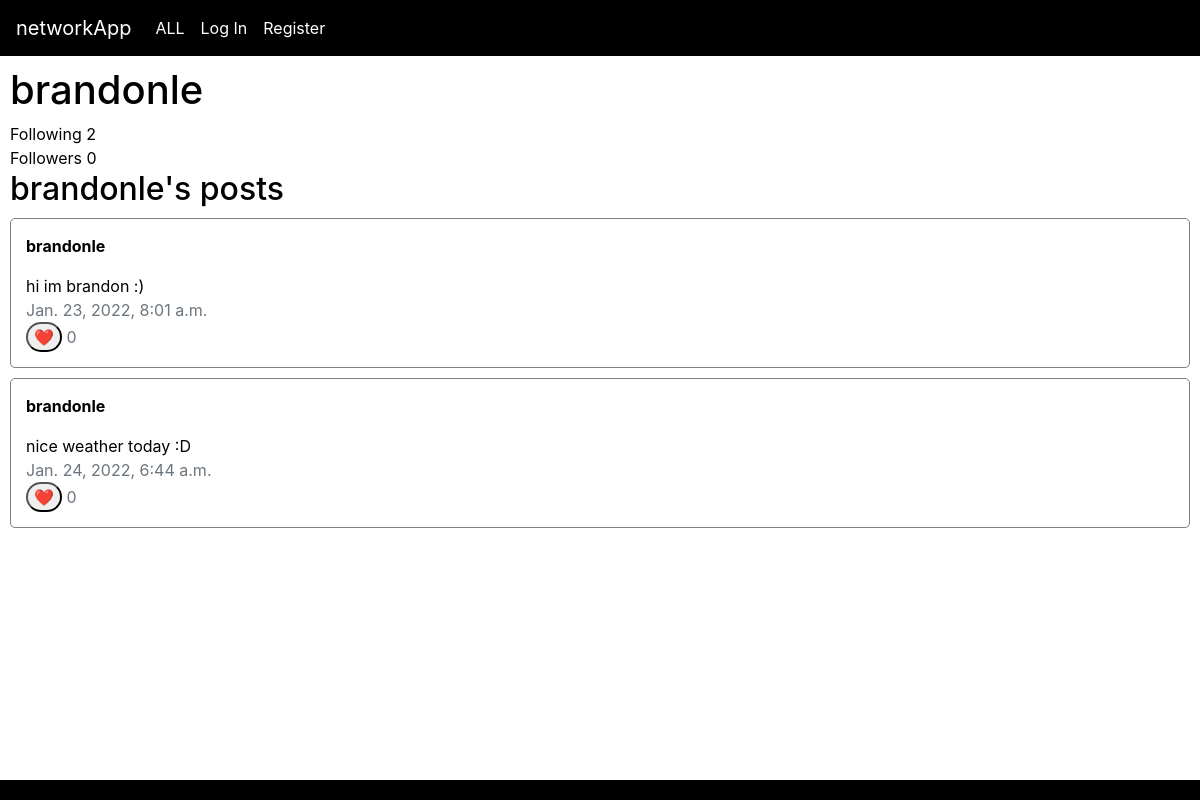
Screenshot of /profile/brandonle with the database file from the repository.
### networkApp/models.py (models this page shows)
class User(AbstractUser):
    pass

class Posts(models.Model):
    user = models.ForeignKey(User, on_delete=models.CASCADE, related_name="posts")
    time_posted = models.DateTimeField(default=timezone.now)
    content = models.CharField(max_length=300)
    likes = models.ManyToManyField(User, related_name="like", default=None, blank=True)
    like_count = models.BigIntegerField(default=0)

### networkApp/views.py (the view)
# urls.py: path("profile/<str:user>", views.profile, name="profile"),
def profile(request, user):
    profileUserID = User.objects.get(username=user).id
    userPosts = Posts.objects.filter(user_id=profileUserID)
    paginator = Paginator(userPosts, 10)
    page_number = request.GET.get('page', 1)
    try:
        page_obj = paginator.get_page(page_number)
    except EmptyPage:
        page_obj = paginator.get_page(1)
    following = UserFollowing.objects.filter(user_id=profileUserID)
    if request.user.is_authenticated == True:
        currentUserID = User.objects.get(username=request.user).id
        if User.objects.get(username=request.user).id == profileUserID:
            followButton = False
        else:
            followButton = True
            try:
                followCheck = UserFollowing.objects.get(user_id=currentUserID, following_user_id=profileUserID)
                if followCheck:
                    following = True
            except UserFollowing.DoesNotExist:
                following = False
    else:
        currentUserID = None
        followButton = False
    profUser = User.objects.get(id=profileUserID)
    followingCount = len(profUser.following.all())
    followerCount = len(profUser.followers.all())
    return render(request, "networkApp/profile.html", {
        "profUser": profUser,
        "page_obj": page_obj,
        "followButton": followButton,
        "currentUserID": currentUserID,
        "following": following,
        "followingCount": followingCount,
        "followerCount": followerCount
    })

### networkApp/templates/networkApp/profile.html (shortened to what this page needs)
{% extends "networkApp/layout.html" %}  {% block body %}
<h1 id="profileUser">{{ profUser }}</h1>
<div>
  <div>Following <span id="following-number">{{ followingCount }}</span></div>
  <div>Followers <span id="followers-number">{{ followerCount }}</span></div>
</div>
<h2>{{ profUser }}'s posts</h2>
<div class="posts-section">
  {% for post in page_obj %}
  <div id="post-{{ post.id }}" class="post">
    <p>
      <a href="{% url 'profile' post.user %}" data-url="{% url 'editPost' %}"
        ><strong>{{ post.user }}</strong></a
      >
    </p>
    <div id="content-{{ post.id }}" class="post-content">
      {{ post.content }}
    </div>
    <div class="text-muted">{{ post.time_posted }}</div>
    <div>
      <button
        id="like-{{ post.id }}"
        class="like-button"
        value="{{ post.id }}"
        type="button"
      >
        ❤️
      </button>
      <span id="like_count_{{post.id}}" class="text-muted"
        >{{ post.like_count }}</span
      >
    </div>
  </div>
  {% endfor %}
</div>
{% endblock %}

### networkApp/static/networkApp/style.css (style rules this page uses)
a { color: black; }
.post { margin-top: 10px; }
.posts-section .post { border-radius: 5px; padding: 15px; border: 1px solid grey; }
.like-button { border-radius: 100px; }

### rows the page displays
User: username "brandonle"
Posts: user "brandonle", content "hi im brandon :)", time_posted "Jan. 23, 2022, 8:01 a.m.", {{ post.id }} 3 (drawn), like_count "0"
Posts: user "brandonle", content "nice weather today :D", time_posted "Jan. 24, 2022, 6:44 a.m.", {{ post.id }} 4 (drawn), like_count "0"

### other values shown
{{ followingCount }} "2"
{{ followerCount }} "0"
